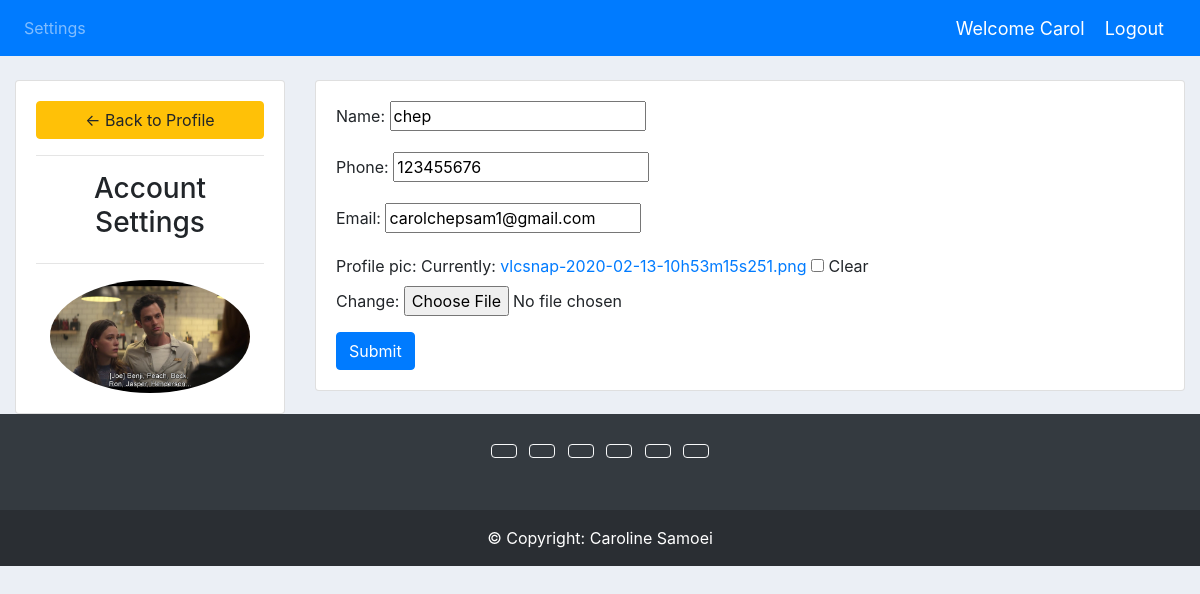
Screenshot of /account/ (signed in) with the database file from the repository.
### accounts/models.py (models this page shows, shortened)
class Customer(models.Model):
	user=models.OneToOneField(User,null=True,on_delete=models.CASCADE)
	name = models.CharField(max_length=200, null=True)
	phone = models.CharField(max_length=200, null=True)
	email = models.CharField(max_length=200, null=True)
	profile_pic = models.ImageField(default="profile1.png", null=True, blank=True)
	date_created = models.DateTimeField(auto_now_add=True, null=True)

### accounts/decorators.py (the view)
		def wrapper_func(request, *args, **kwargs):
			group = None
			if request.user.groups.exists():
				group = request.user.groups.all()[0].name
			if group in allowed_roles:
				return view_func(request, *args, **kwargs)
			else:
				 return redirect('user-page')

### accounts/forms.py
class CustomerForm(ModelForm):
	class Meta:
		model = Customer
		fields = '__all__'
		exclude = ['user']

### accounts/views.py (called while the page is built)
@login_required(login_url='login')
@allowed_users(allowed_roles=['customer'])
def accountSettings(request):
	customer = request.user.customer
	form = CustomerForm(instance=customer)
	if request.method == 'POST':
		form = CustomerForm(request.POST, request.FILES,instance=customer)
		if form.is_valid():
			form.save()
	context = {'form':form}
	return render(request, 'accounts/account_settings.html', context)

### accounts/templates/accounts/account_settings.html (shortened to what this page needs)
{%  extends 'accounts/main.html' %}
{% load static %}
{% block content %}
<br>
<div class="row">
	<div class="col-md-3">
		<div class="card card-body">
			<a class="btn btn-warning" href="{% url 'home' %}"> &#8592; Back to Profile</a>
			<hr>
			<h3 style="text-align: center">Account Settings</h3>
			<hr>
			<img class="profile-pic" src="{{request.user.customer.profile_pic.url}}" >
		</div>
	</div>
	<div class="col-md-9">
		<div class="card card-body">
			<form method="POST" action="" enctype="multipart/form-data">
				{{form.as_p}}
			<input class="btn btn-primary" type="submit" name="Update Information">
			</form>
		</div>
	</div>
</div>
{% endblock %}

### accounts/templates/accounts/navbar.html (shortened to what this page needs)
{% load static %}
<nav class="navbar navbar-expand-lg navbar-dark bg-primary">
  <div class="collapse navbar-collapse" id="navbarNav">
    <ul class="navbar-nav">
      {% if request.user.is_staff %}
      <li class="nav-item active">
        <a class="nav-link" href="{% url 'home' %}">Dashboard</a>
      </li>
      <li class="nav-item">
        <a class="nav-link" href="{% url 'products' %}">Products</a>
      </li>
      {% else %}
       <li class="nav-item">
        <a class="nav-link" href="{% url 'account' %}">Settings</a>
      </li>
      {% endif %}
    </ul>
  </div>
  <span class="hello-msg"> Welcome {{request.user}}</span>
  <span ><a  class="hello-msg" href="{% url 'logout' %}">Logout</a></span>
</nav>

### accounts/templates/accounts/main.html (style rules this page uses)
body { background-color: #ebeff5; }

### accounts/templates/accounts/navbar.html (style rules this page uses)
.hello-msg { font-size: 18px; color: #fff; margin-right: 20px; }

### accounts/templates/accounts/account_settings.html (style rules this page uses)
.profile-pic { max-width: 200px; max-height:200px; margin: 0 auto; border-radius: 50%; }

### rows the page displays
Customer: name "chep", phone "123455676", email "carolchepsam1@gmail.com"

### other values shown
{{ request.user }} "Carol"
